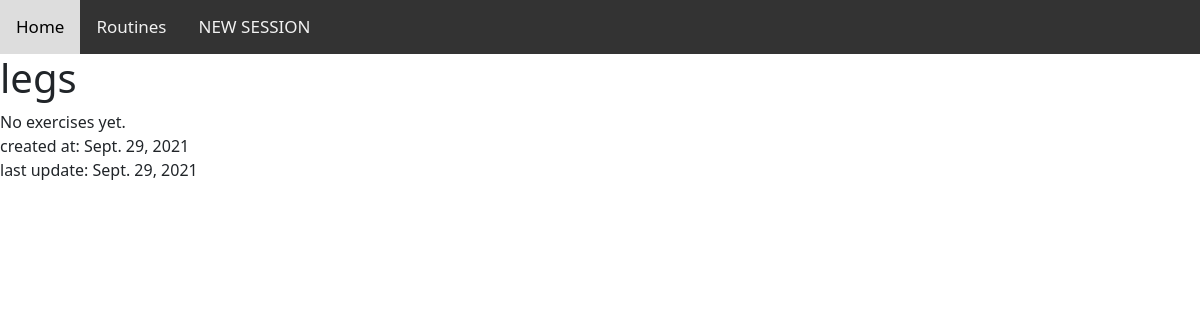
Before: /sessions/routine/2/ (signed in) with the older database file.
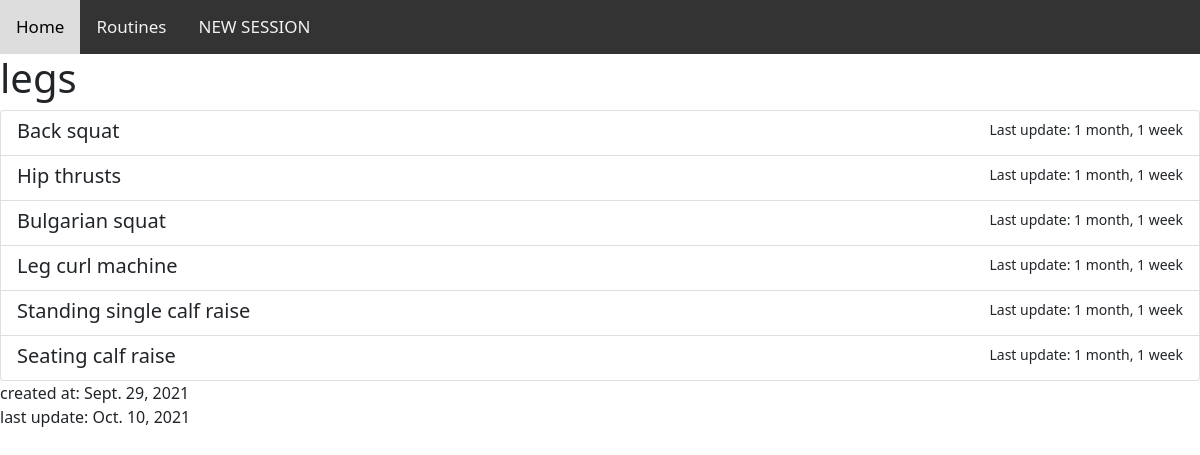
After: the same page with the newer database file.
### sessions/models.py (models this page shows, shortened)
class Routine(models.Model):
    name = models.CharField(
        max_length=200,
        validators=[MinLengthValidator(2, "Name must be greater than 2 characters")]
    )
    exercises = models.ManyToManyField(Exercise)
    last_workout = models.DateTimeField(null=True)
    created_at = models.DateTimeField(auto_now_add=True)
    updated_at = models.DateTimeField(auto_now=True)

class Exercise(CloneMixin, models.Model):
    name = models.CharField(
        max_length=200,
        validators=[MinLengthValidator(2, "Name must be greater than 2 characters")]
    )
    sets = models.PositiveSmallIntegerField(default=1)
    repetitions = models.PositiveSmallIntegerField(default=1)
    weight = models.DecimalField(default=0, max_digits=5, decimal_places=2)
    notes = models.TextField(blank=True)
    created_at = models.DateTimeField(auto_now_add=True)
    updated_at = models.DateTimeField(auto_now=True)

### sessions/views.py (the view)
# urls.py: path('routine/<int:pk>/', RoutineDetail.as_view(), name='routine_detail'),
class RoutineDetail(LoginRequiredMixin, DetailView):
    model = Routine

### sessions/templates/sesh/routine_detail.html (shortened to what this page needs)
{% extends "layout.html" %}
{% block content %}
<h1>{{ routine.name }}</h1>
<div class="list-group">
    {% for exercise in routine.exercises.all  %}
            <a href="{% url 'sessions:exercise_detail' exercise.id %}" class="list-group-item list-group-item-action flex-column align-items-start">
                <div class="d-flex w-100 justify-content-between">
                    <h5 class="mb-1">{{ exercise.name }}</h5>
                    <small>Last update: {{ exercise.updated_at|timesince }}</small>
                </div>
            </a>
    {% empty %}
        No exercises yet.
    {% endfor %}
</div>
created at: {{ routine.created_at|date }}
<br>
last update: {{ routine.updated_at|date }}
{% endblock content %}

### home/templates/layout.html (shortened to what this page needs)
<!DOCTYPE html>
<html lang="en">
<head>
{% load static %}
<link href="https://cdn.jsdelivr.net/npm/bootstrap@5.1.3/dist/css/bootstrap.min.css" rel="stylesheet">
<link rel="stylesheet" href="https://cdnjs.cloudflare.com/ajax/libs/font-awesome/4.7.0/css/font-awesome.min.css">
<link rel="stylesheet" href="{% static 'sessions/css/styles.css' %}">
</head>
<body>
<div class="topnav" id="myTopnav">
  <a href="/">Home</a>
  <a href="{% url 'sessions:routine_list' %}">Routines</a>
  <a href="{% url 'sessions:session_create' %}">NEW SESSION</a>
</div>
<div>{% block content %}{% endblock %}</div>
</body>
</html>

### sessions/static/sessions/css/styles.css (style rules this page uses)
.topnav { background-color: #333; overflow: hidden; }
.topnav a { float: left; display: block; color: #f2f2f2; text-align: center; padding: 14px 16px; text-decoration: none; font-size: 17px; }

Changed rows visible on the page:
changed Routine "legs": updated_at "Sept. 29, 2021" → "Oct. 10, 2021"
added Exercise: name "Back squat", updated_at "1 month, 1 week"
added Exercise: name "Hip thrusts", updated_at "1 month, 1 week"
added Exercise: name "Bulgarian squat", updated_at "1 month, 1 week"
added Exercise: name "Leg curl machine", updated_at "1 month, 1 week"
added Exercise: name "Standing single calf raise", updated_at "1 month, 1 week"
added Exercise: name "Seating calf raise", updated_at "1 month, 1 week"
Other visible differences:
text no longer shown: "No exercises yet."
